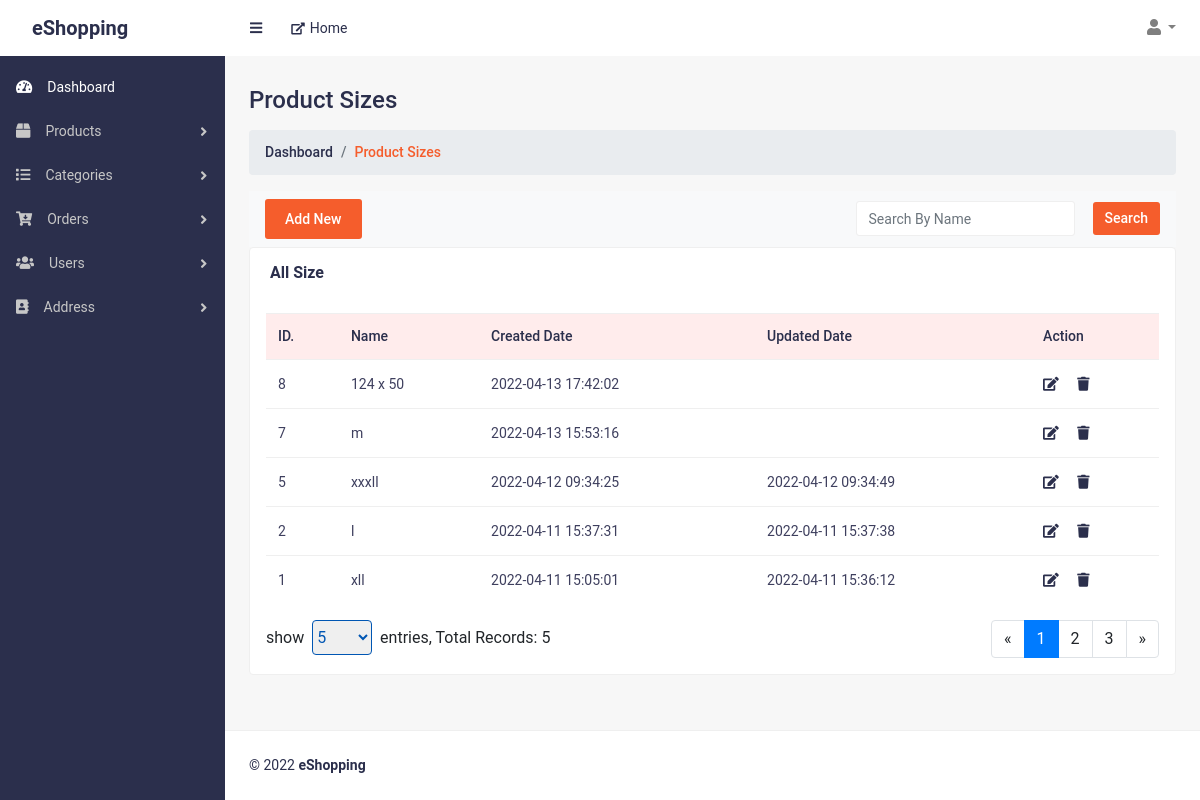
Before: /product_size.php (signed in) with the older database file.
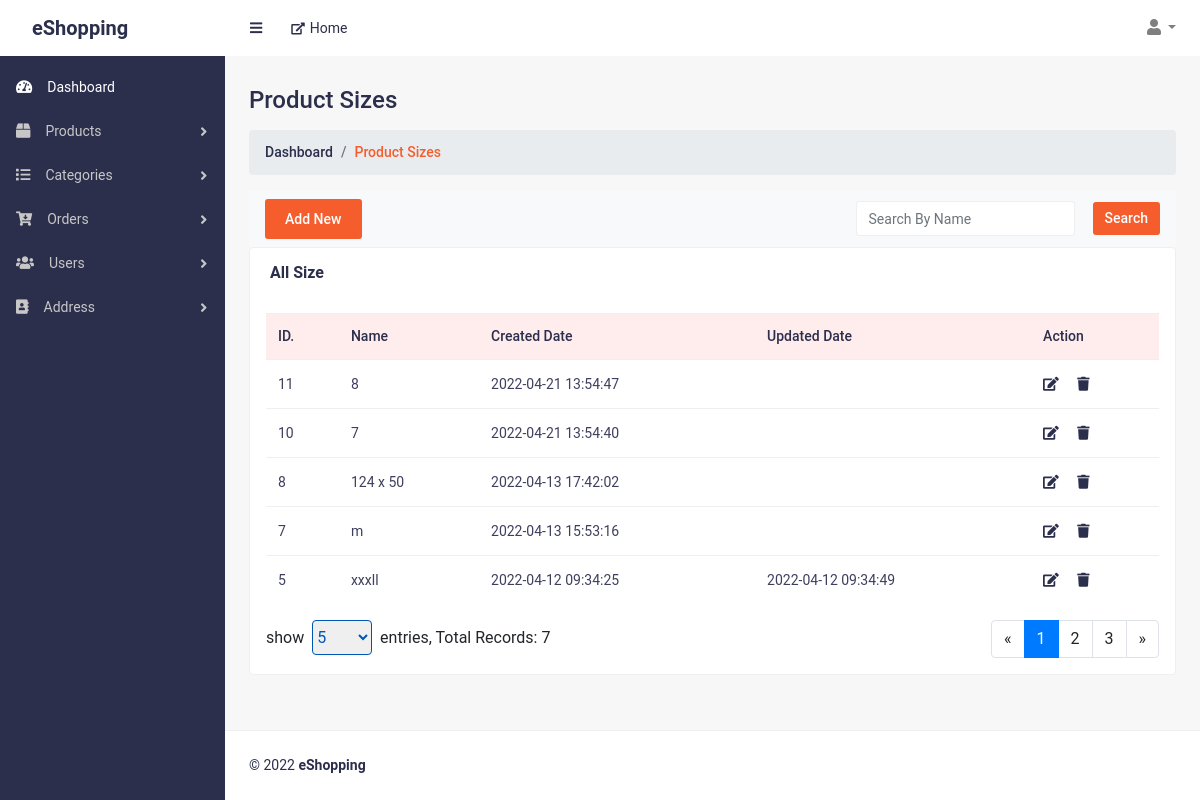
After: the same page with the newer database file.
### tables this page shows
CREATE TABLE `productsize` (
  `id` int(11) NOT NULL,
  `size` varchar(50) NOT NULL,
  `modifiedDate` datetime DEFAULT NULL,
  `createdDate` datetime DEFAULT NULL,
  `status` tinyint(2) NOT NULL DEFAULT 0
);

### handler/dbHandler.php (called while the page is built, shortened)
<?php
class DBConnection
{
    private $hostname = "localhost";
    private $username = "root";
    private $password = "";
    private $database = "eshopping";
    private $conn;
    function __construct()
    {
        $this->conn = new mysqli($this->hostname, $this->username, $this->password, $this->database);
    }
    function getConnection()
    {
        return $this->conn;
    }
}

### handler/productHandler.php (called while the page is built, shortened)
<?php
require_once("dbHandler.php");
class ProductHandler extends DBConnection
{
    function TotalSizes($search = '')
    {
        $search_ = ($search == '') ? 1 : "size LIKE '%" . $search . "%'";
        $sql = "SELECT COUNT(*) AS total FROM productsize WHERE $search_ AND status=0 ORDER BY id DESC";
        $result = $this->getConnection()->query($sql);
        if ($result && $result->num_rows > 0) {
            return $result->fetch_assoc()["total"];
        }
        return 0;
    }
    function getSizes($search, $page, $show)
    {
        $search_ = ($search == '') ? 1 : "size LIKE '%" . $search . "%'";
        $sql = "SELECT * FROM productsize WHERE $search_ AND status=0 ORDER BY id DESC LIMIT $page, $show";
        $result = $this->getConnection()->query($sql);
        $records = [];
        if ($result->num_rows > 0) {
            while ($row = $result->fetch_assoc()) {
                array_push($records, $row);
            }
        } else {
            $records = [];
        }
        return $records;
    }
}

### product_size.php (the view, shortened to what the changed rows need)
<?php
require("./handler/productHandler.php");
$obj = new ProductHandler();
$currntPage = 1;
$showRecords = 5;
$search = '';
$totalRecords = $obj->TotalSizes($search);
$sizes = $obj->getSizes($search,(($currntPage - 1) * $showRecords), $showRecords);
?>
<!DOCTYPE html>
<html lang="en">
<head>
    <link href="css/styles.css" rel="stylesheet">
    <link href="css/admin-style.css" rel="stylesheet">
    <link href="vendor/bootstrap/css/bootstrap.min.css" rel="stylesheet">
    <link href="vendor/fontawesome-free/css/all.min.css" rel="stylesheet">
</head>
<body class="sb-nav-fixed">
    <div id="layoutSidenav">
        <div id="layoutSidenav_content">
            <main>
                <div class="container-fluid">
                    <h2 class="mt-30 page-title">Product Sizes</h2>
                    <div class="row justify-content-between">
                        <div class="col-lg-12 col-md-12">
                            <div class="card card-static-2 mb-30">
                                <div class="card-body-table px-3">
                                    <div class="table-responsive">
                                        <table class="table ucp-table table-hover">
                                            <thead>
                                                <tr>
                                                    <th>ID.</th>
                                                    <th>Name</th>
                                                    <th>Created Date</th>
                                                    <th>Updated Date</th>
                                                    <th>Action</th>
                                                </tr>
                                            </thead>
                                            <tbody>
                                                <?php
                                                if (count($sizes) > 0) {
                                                    foreach ($sizes as $size) {
                                                ?>
                                                        <tr>
                                                            <td><?= $size["id"] ?></td>
                                                            <td><?= $size["size"] ?></td>
                                                            <td><?= $size["createdDate"] ?></td>
                                                            <td><?= $size["modifiedDate"] ?></td>
                                                            <td class="action-btns">
                                                                <a href="add_size.php?edit=<?= $size["id"] ?>" style="cursor: pointer;" class="edit-btn"><i class="fas fa-edit"></i></a>&nbsp;
                                                                <a href="./handler/requestHandler.php?dSize=<?= $size["id"] ?>" style="cursor: pointer;" class="edit-btn deleteRow"><i class="fas fa-trash"></i></a>
                                                            </td>
                                                        </tr>
                                                <?php
                                                    }
                                                } else {
                                                    echo "<tr><td colspan=6>No Record Found!!</td></tr>";
                                                }
                                                ?>
                                            </tbody>
                                        </table>
                                        <div class="div-pagination mt-3 d-flex justify-content-between">
                                            <div class="page-select">
                                                show&nbsp;
                                                <select style="height: 35px; width:60px; border:1px solid #0056b3; color:#0056b3; border-radius:4px" name="" id="show-record">
                                                    <?php
                                                    foreach ([5, 10, 25, 50] as $rec) {
                                                        $selected = '';
                                                        if ($rec == $showRecords) {
                                                            $selected = "selected";
                                                        }
                                                        echo "<option value='$rec' $selected>$rec</option>";
                                                    }
                                                    ?>
                                                </select>&nbsp;&nbsp;entries, Total Records: <span id="totalrecords"><?= $totalRecords ?></span>
                                            </div>
                                            <div>
                                                <nav aria-label="Page navigation example">
                                                    <ul class="pagination">
                                                        <?php
                                                        for ($i = $currntPage; $i <= $currntPage + 2; $i++) {
                                                            $active = "";
                                                            $disabled = '';
                                                            if ($i == $currntPage) {
                                                                $active = "active";
                                                            }
                                                            if (ceil($totalRecords / $showRecords) < $i) {
                                                                $disabled = "disabled";
                                                            }
                                                            echo '<li class="page-item ' . $active . '"><a class="page-link ' . $disabled . '">' . $i . '</a></li>';
                                                        }
                                                        ?>
                                                    </ul>
                                                </nav>
                                            </div>
                                        </div>
                                    </div>
                                </div>
                            </div>
                        </div>
                    </div>
                </div>
            </main>
        </div>
    </div>
</body>
</html>

Changed rows visible on the page:
no longer on this page (row unchanged): productsize: id "2", size "l", createdDate "2022-04-11 15:37:31", modifiedDate "2022-04-11 15:37:38"
no longer on this page (row unchanged): productsize: id "1", size "xll", createdDate "2022-04-11 15:05:01", modifiedDate "2022-04-11 15:36:12"
added productsize: id "11", size "8", createdDate "2022-04-21 13:54:47"
added productsize: id "10", size "7", createdDate "2022-04-21 13:54:40"
Other visible differences:
$totalRecords: "5" → "7"
